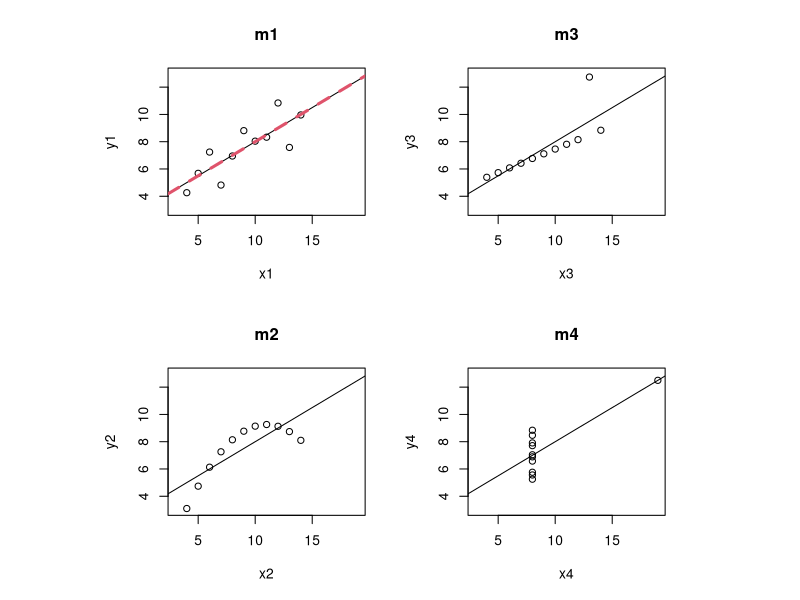

The R source for this figure:
##################
# Exercice 1
##################
data(anscombe)
attach(anscombe)

# create models
m1 = lm(y1~x1)
m2 = lm(y2~x2)
m3 = lm(y3~x3)
m4 = lm(y4~x4)

# model details
summary(m1)
summary(m2)
summary(m3)
summary(m4)

# plot
layout(matrix(1:4,2), respect=TRUE)
plot(x1,y1, xlim = c(3, 19), ylim = c(3, 13), main="m1")
abline(m1)
abline(a=m1$coefficients[[1]],b=m1$coefficients[[2]], lty=2, lwd=3, col=2)
plot(x2,y2, xlim = c(3, 19), ylim = c(3, 13), main="m2")
abline(m2)
plot(x3,y3, xlim = c(3, 19), ylim = c(3, 13), main="m3")
abline(m3)
plot(x4,y4, xlim = c(3, 19), ylim = c(3, 13), main="m4")
abline(m4)

